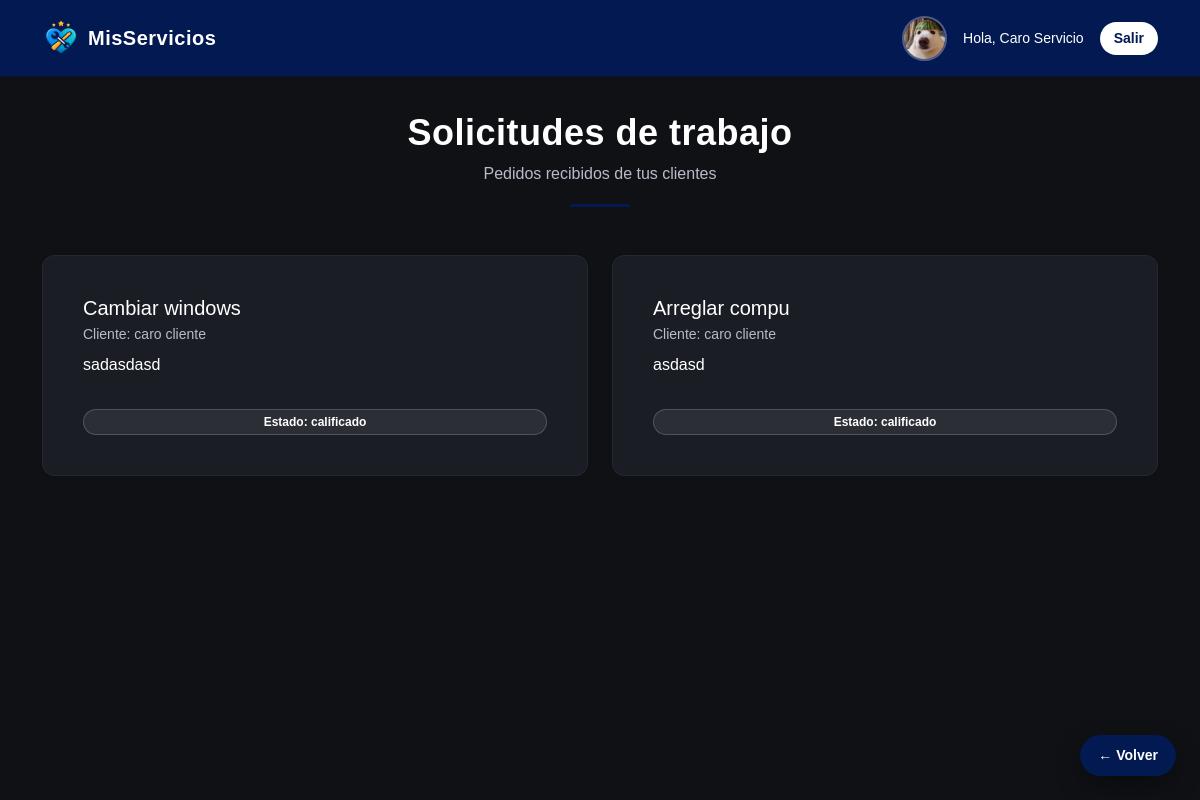
Before: /solicitudes (signed in) with the older database file.
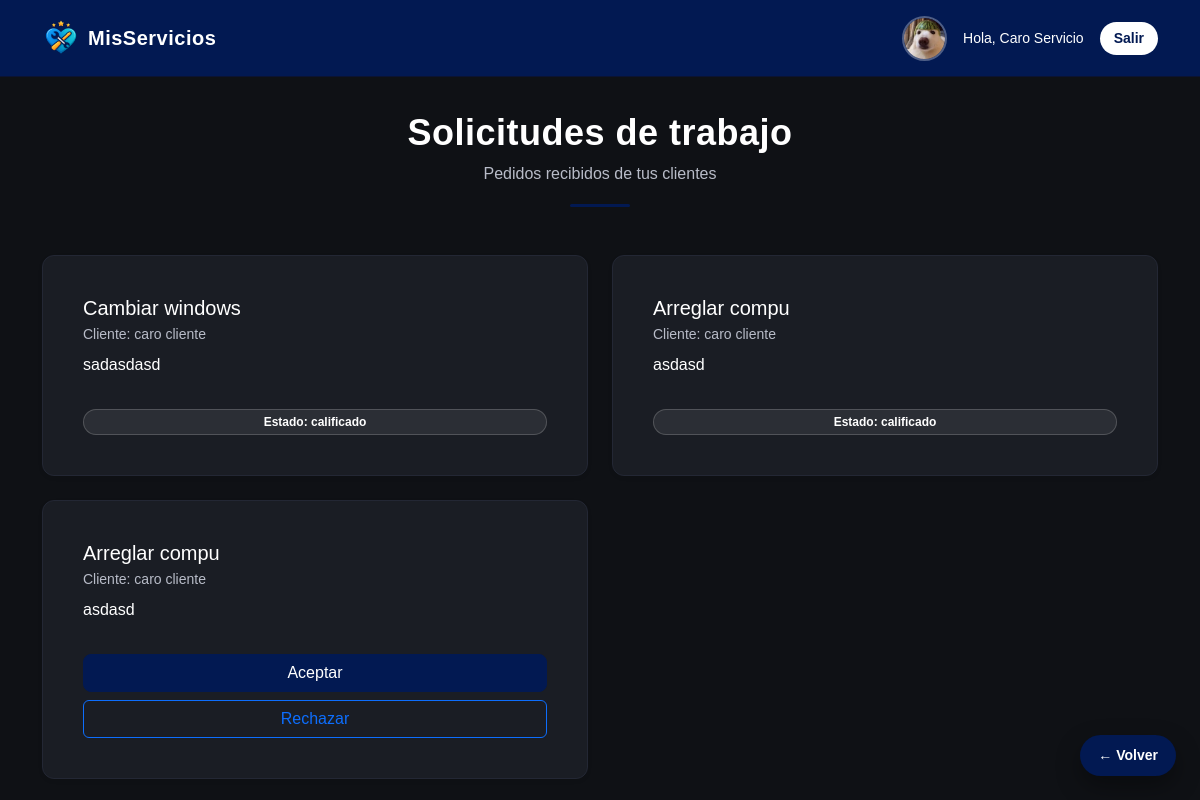
After: the same page with the newer database file.
### models.py (models this page shows, shortened)
class SolicitudTrabajo(db.Model):
    __tablename__ = 'solicitudes_trabajo'
    id = db.Column(db.Integer, primary_key=True)
    descripcion = db.Column(db.Text, nullable=False)
    archivo = db.Column(db.String(200))
    estado = db.Column(db.String(30), default='pendiente')
    cliente_id = db.Column(db.Integer, db.ForeignKey('usuarios.id'))
    servicio_id = db.Column(db.Integer, db.ForeignKey('servicios.id'))
    cliente = db.relationship('Usuario', backref='solicitudes')
    servicio = db.relationship('Servicio', backref='solicitudes')

class Servicio(db.Model):
    __tablename__ = 'servicios'
    id = db.Column(db.Integer, primary_key=True)
    titulo = db.Column(db.String(100), nullable=False)
    descripcion = db.Column(db.Text, nullable=False)
    categoria = db.Column(db.String(50), nullable=False)
    usuario_id = db.Column(
        db.Integer,
        db.ForeignKey('usuarios.id'),
        nullable=False
    )
    usuario = db.relationship('Usuario', backref='servicios', lazy=True)
    calificaciones = db.relationship(
        'Calificacion',
        backref='servicio',
        lazy=True,
        cascade='all, delete-orphan'
    )

class Usuario(UserMixin, db.Model):
    __tablename__ = 'usuarios'
    id = db.Column(db.Integer, primary_key=True)
    nombre = db.Column(db.String(100), nullable=False)
    email = db.Column(db.String(120), unique=True, nullable=False)
    password = db.Column(db.String(255), nullable=False)
    rol = db.Column(db.String(20), nullable=False)
    imagen = db.Column(db.String(200))
    calificaciones = db.relationship('Calificacion', backref='cliente', lazy=True)

### app.py (the view)
@app.route('/solicitudes')
@login_required
def ver_solicitudes():
    if current_user.rol != 'prestador':
        flash('Acceso no autorizado')
        return redirect(url_for('dashboard'))
    solicitudes = SolicitudTrabajo.query.join(Servicio).filter(
        Servicio.usuario_id == current_user.id
    ).all()
    return render_template(
        'solicitudes.html',
        solicitudes=solicitudes
    )

### app.py (called while the page is built)
@login_manager.user_loader
def load_user(user_id):
    return Usuario.query.get(int(user_id))

### templates/solicitudes.html (shortened to what this page needs)
{% extends "base.html" %}
{% block page_header %}
    {% set titulo = "Solicitudes de trabajo" %}
    {% set subtitulo = "Pedidos recibidos de tus clientes" %}
    {% include "components/page_header.html" %}
{% endblock %}
{% block content %}
{% if solicitudes %}
<div class="row g-4">
    {% for s in solicitudes %}
    <div class="col-12 col-lg-6">
        <div class="card h-100 shadow-sm">
            <div class="card-body d-flex flex-column">
                <h5 class="mb-1">
                    {{ s.servicio.titulo }}
                </h5>
                <p class="text-muted small mb-2">
                    Cliente: {{ s.cliente.nombre }}
                </p>
                <p class="card-text flex-grow-1">
                    {{ s.descripcion }}
                </p>
                <div class="mt-3 d-grid gap-2">
                    {% if s.estado == 'pendiente' %}
                        <a href="{{ url_for('gestionar_solicitud', solicitud_id=s.id, accion='aceptar') }}"
                           class="btn btn-primary">
                            Aceptar
                        </a>
                        <a href="{{ url_for('gestionar_solicitud', solicitud_id=s.id, accion='rechazar') }}"
                           class="btn btn-outline-primary">
                            Rechazar
                        </a>
                    {% elif s.estado == 'aceptado' %}
                        <a href="{{ url_for('gestionar_solicitud', solicitud_id=s.id, accion='realizado') }}"
                           class="btn btn-primary">
                            Marcar como realizado
                        </a>
                    {% else %}
                        <span class="badge bg-primary text-center">
                            Estado: {{ s.estado }}
                        </span>
                    {% endif %}
                </div>
            </div>
        </div>
    </div>
    {% endfor %}
</div>
{% else %}
<p class="text-muted text-center">
    Aún no recibiste solicitudes.
</p>
{% endif %}
{% endblock %}

Changed rows visible on the page:
added SolicitudTrabajo: servicio.titulo "Arreglar compu", cliente.nombre "caro cliente", descripcion "asdasd"
